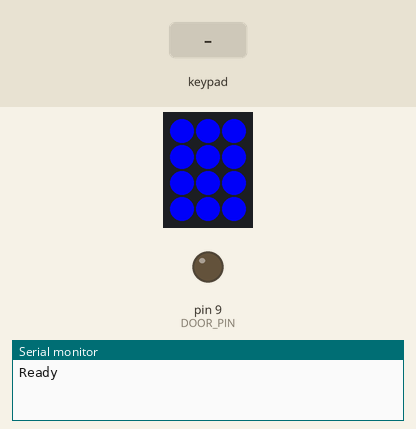
The sketch below on a simulated Arduino Uno, built with avr-gcc and run on an emulated ATmega328P. Parts: 3×4 RGB LED matrix (first LED top left, wired row by row), output pins drawn as LEDs (lit = HIGH), the last lines printed to the serial monitor. The inputs (shaded band) are chosen by the test bench.

Above: at 2.2 s.
2.3 s: keypad keys 1 5 9 3 5 7 0 # pressed 0.4 s apart
At 5.9 s:
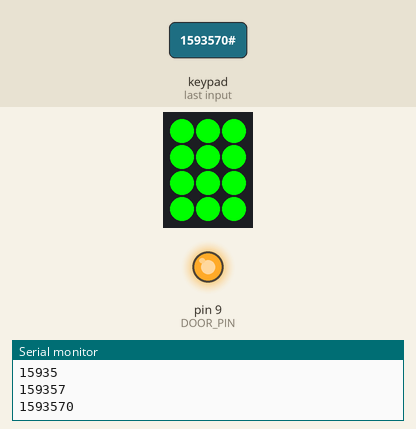
7.0 s: key '2' pressed
10.0 s: keypad keys 1 5 9 3 5 7 0 pressed 0.4 s apart
At 12.85 s:
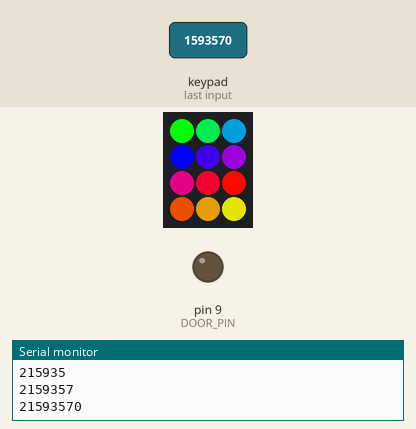
14.3 s: key '1' pressed
At 14.46 s:
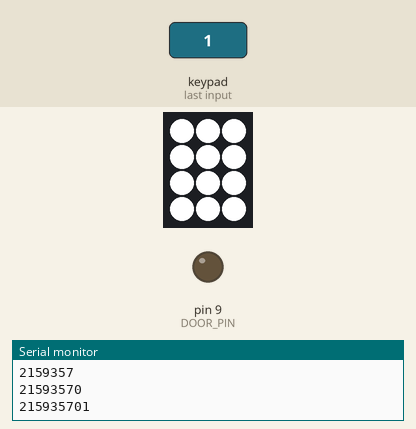
17.3 s: keypad keys 2 3 4 5 pressed 0.4 s apart
At 18.95 s:
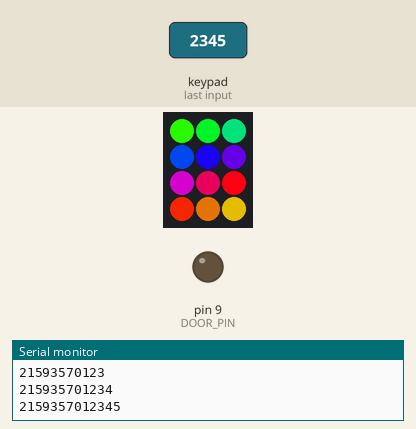
21.8 s: key '3' pressed
At 22.25 s:
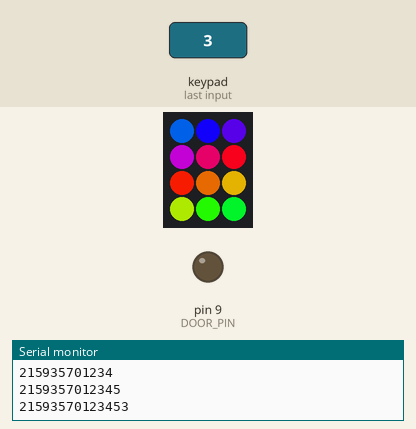
Timing chart, 0 to 24.8 s (numbered marks = the images above; inputs shaded):
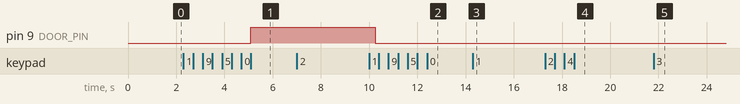

The sketch:

keypad.ino
```cpp
#include <Keypad.h> // This MUST be first when building for teensy due to some header issues
#include <FastLED.h>
#include <math.h>

#define DOOR_PIN 9

#define NUM_LEDS 12

#define MAX_CODE_LEN 100

struct CRGB leds[NUM_LEDS];

const byte rows = 4; //four rows
const byte cols = 3; //three columns
char keys[rows][cols] = {
  {'1','2','3'},
  {'4','5','6'},
  {'7','8','9'},
  {'*','0','#'}
};
byte rowPins[rows] = {2, 3, 4, 5}; //brown, purple, red, white
byte colPins[cols] = {6, 7, 8}; //black, blue, orange
Keypad keypad = Keypad( makeKeymap(keys), rowPins, colPins, rows, cols );

String code = String("");
unsigned long codestart = 0;
unsigned long animation_offset = 0;

void setup() {
  code.reserve(MAX_CODE_LEN);
  digitalWrite(DOOR_PIN, LOW);
  Serial.begin(9600);
  while (!Serial) {
    ; // wait for serial port to connect
  }
  Serial.println("Ready");

  pinMode(DOOR_PIN, OUTPUT);
  LEDS.addLeds<WS2801, 11, 13, BGR, DATA_RATE_MHZ(1)>(leds, NUM_LEDS); //green, yellow
  LEDS.showColor(CRGB(255, 100, 0));

  delay(1000);
  animation_offset = 0;
}

void loop() {
  digitalWrite(DOOR_PIN, LOW); // just keep doing this forever for safety's sake
  if(animation_offset > millis()) { // need to account for millis() rolling over around 50 days. Might glitch animation for a frame
    animation_offset = 0;
  }
  if(code.length() > 0 && (millis() - codestart) > 5000) { //5-second timeout on entry
    code = "";
  }
  if(code.length() <= 0) {
    status_idling();
  } else {
    status_reading();
  }
  char key = keypad.getKey();
  if(key != NO_KEY) {
    codestart = millis(); //reset the timeout
    if(key == '#' || key == '*') { //submit for authorization on these two keys
      if(code.length() <= 3 || code.length() > MAX_CODE_LEN) { //codes have to be at least four digits
        alert_deny();
        code = "";
      } else {
        if(authorize(code)) { //authorize the code via serial
          digitalWrite(DOOR_PIN, HIGH);
          alert_allow();
          digitalWrite(DOOR_PIN, LOW);
          code = "";
        } else {
          alert_deny();
          code = "";
        }
      }
    } else { //for all non # or * keys, just append it to the currently-entered code
      code += key;
      Serial.println(code);
      LEDS.showColor(CRGB(255, 255, 255));
      delay(200);
    }
  }
}

boolean authorize(String code) { //given a PIN, check authorization via serial
  //Serial.println(code);
  // temporary hard-coded code
  if(code.equals("1593570")) {
    return(true);
  } else {
    return(false);
  }
  /*
  status_thinking();
  Serial.println("Code: " + code);
  while(!Serial.available()) {
    status_thinking();
  }
  char r = Serial.read();
  if(r == 'y') {
    return(true);
  }
  return(false);
  */
}

void status_idling() { //slowly "breathe" blue, single frame per call
  if((millis() - animation_offset) % 10 == 0) {
    LEDS.showColor(CRGB(0, 0, floor((sin(float(millis() - animation_offset) / 1000.0) * 0.5 + 0.5) * 255)));
  }
}

void status_reading() { //spin a rainbow, single frame per call
  if((millis() - animation_offset) % 10 == 0) {
    fill_rainbow(leds, NUM_LEDS, float(millis() - animation_offset) / 4.0, 20.0);
    LEDS.show();
  }
}

void status_thinking() { //quickly "breathe" yellow, single frame per call
  if((millis() - animation_offset) % 10 == 0) {
    int v = floor((sin(float(millis() - animation_offset) / 100.0) * 0.5 + 0.5) * 255);
    LEDS.showColor(CRGB(v, v, 0));
  }
}

void alert_deny() { //flash red three times and fade out after the third, blocking during animation, takes roughly 1
  LEDS.showColor(CRGB(255, 0, 0));
  delay(100);
  LEDS.showColor(CRGB(0, 0, 0));
  delay(50);
  LEDS.showColor(CRGB(255, 0, 0));
  delay(100);
  LEDS.showColor(CRGB(0, 0, 0));
  delay(50);
  LEDS.showColor(CRGB(255, 0, 0));
  delay(100);
  LEDS.showColor(CRGB(0, 0, 0));
  delay(50);
  LEDS.showColor(CRGB(255, 0, 0));
  delay(100);
  LEDS.showColor(CRGB(0, 0, 0));
  delay(50);
  LEDS.showColor(CRGB(255, 0, 0));
  delay(100);
  for(int ii = 255; ii >= 0; ii-=4) {
    LEDS.showColor(CRGB(ii, 0, 0));
    delay(10);
  }
  animation_offset = millis();
}

void alert_allow() { //illuminate green and fade out after a bit, blocking during animation, takes roughly 5
  LEDS.showColor(CRGB(0, 255, 0));
  delay(2500);
  for(int ii = 255; ii >= 0; --ii) {
    LEDS.showColor(CRGB(0, ii, 0));
    delay(10);
  }
  animation_offset = millis();
}
```

Measured:
- after the input at 2.3 s, pin 9 (DOOR_PIN): LOW → HIGH after 2.8 s; the LEDs: first change at once (image 1 shows a later state)
- after the input at 14.3 s, the LEDs: change at once (image 3)
- after the input at 17.3 s, the LEDs: first change at once (image 4 shows a later state)
- after the input at 21.8 s, the LEDs: first change at once (image 5 shows a later state)
